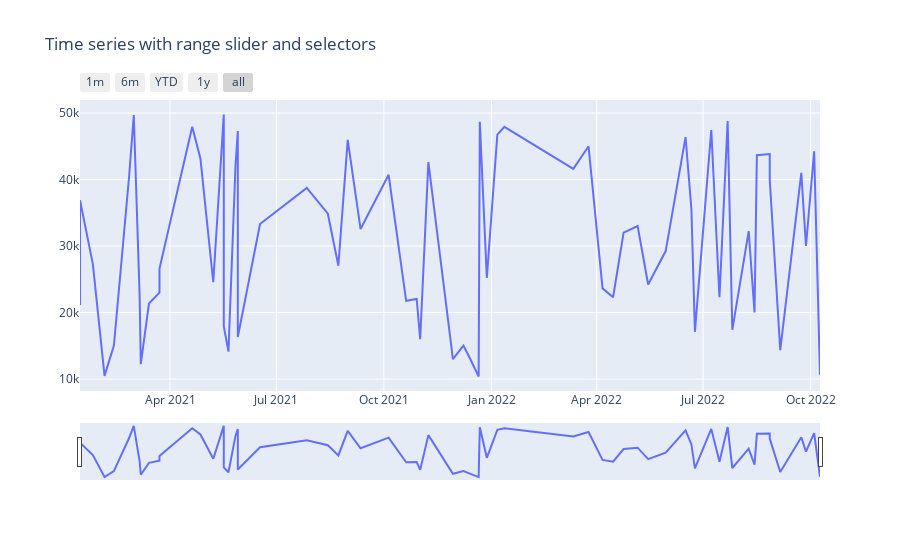

Here is the notebook cell this chart was saved with:
### Code cell
"""Showing the data of orders which are placed using offline method and having total amount less than 40000 and order date year is 2022"""
sql = "select order_date,total_amount \
from orders \
order by order_date;"
df_7 = pd.read_sql(sql, db)
print(df_7.dtypes)
# Create figure
fig = go.Figure()

fig.add_trace(
    go.Scatter(x=list(df_7.order_date), y=list(df_7.total_amount)))

# Set title
fig.update_layout(
    title_text="Time series with range slider and selectors"
)

# Add range slider
fig.update_layout(
    xaxis=dict(
        rangeselector=dict(
            buttons=list([
                dict(count=1,
                     label="1m",
                     step="month",
                     stepmode="backward"),
                dict(count=6,
                     label="6m",
                     step="month",
                     stepmode="backward"),
                dict(count=1,
                     label="YTD",
                     step="year",
                     stepmode="todate"),
                dict(count=1,
                     label="1y",
                     step="year",
                     stepmode="backward"),
                dict(step="all")
            ])
        ),
        rangeslider=dict(
            visible=True
        ),
        type="date"
    )
)

fig.show()

### Figure 1 — Plotly figure (JSON) as saved in the notebook; plotly's stock layout.template omitted (floating-point values rounded to 4 significant figures)
{"data": [{"x": ["2021-01-14T00:00:00", "2021-01-14T00:00:00", "2021-01-25T00:00:00", "2021-02-04T00:00:00", "2021-02-12T00:00:00", "2021-02-25T00:00:00", "2021-03-01T00:00:00", "2021-03-06T00:00:00", "2021-03-07T00:00:00", "2021-03-14T00:00:00", "2021-03-23T00:00:00", "2021-03-23T00:00:00", "2021-04-20T00:00:00", "2021-04-27T00:00:00", "2021-05-08T00:00:00", "2021-05-17T00:00:00", "2021-05-17T00:00:00", "2021-05-21T00:00:00", "2021-05-27T00:00:00", "2021-05-29T00:00:00", "2021-05-29T00:00:00", "2021-06-17T00:00:00", "2021-07-27T00:00:00", "2021-08-14T00:00:00", "2021-08-23T00:00:00", "2021-08-31T00:00:00", "2021-09-11T00:00:00", "2021-10-05T00:00:00", "2021-10-20T00:00:00", "2021-10-29T00:00:00", "2021-11-01T00:00:00", "2021-11-08T00:00:00", "2021-11-29T00:00:00", "2021-12-08T00:00:00", "2021-12-13T00:00:00", "2021-12-21T00:00:00", "2021-12-22T00:00:00", "2021-12-28T00:00:00", "2022-01-06T00:00:00", "2022-01-12T00:00:00", "2022-03-12T00:00:00", "2022-03-25T00:00:00", "2022-04-06T00:00:00", "2022-04-15T00:00:00", "2022-04-24T00:00:00", "2022-05-06T00:00:00", "2022-05-15T00:00:00", "2022-05-30T00:00:00", "2022-06-16T00:00:00", "2022-06-21T00:00:00", "2022-06-24T00:00:00", "2022-07-08T00:00:00", "2022-07-15T00:00:00", "2022-07-22T00:00:00", "2022-07-26T00:00:00", "2022-08-09T00:00:00", "2022-08-14T00:00:00", "2022-08-16T00:00:00", "2022-08-27T00:00:00", "2022-08-27T00:00:00", "2022-09-05T00:00:00", "2022-09-23T00:00:00", "2022-09-27T00:00:00", "2022-10-04T00:00:00", "2022-10-09T00:00:00"], "y": [21136, 36880, 27284, 10481, 15041, 40450, 49702, 22595, 12236, 21349, 22984, 26605, 47932, 43158, 24552, 49763, 17923, 14130, 42051, 47285, 16318, 33319, 38739, 34854, 27029, 45954, 32553, 40702, 21761, 22033, 15983, 42617, 12990, 15043, 13306, 10393, 48684, 25211, 46736, 47915, 41588, 45000, 23630, 22302, 32000, 33000, 24219, 29239, 46364, 35526, 17097, 47446, 22291, 48800, 17400, 32234, 20005, 43646, 43824, 40000, 14347, 41000, 30000, 44223, 10633], "type": "scatter"}], "layout": {"title": {"text": "Time series with range slider and selectors"}, "xaxis": {"rangeslider": {"visible": true}, "rangeselector": {"buttons": [{"count": 1, "label": "1m", "step": "month", "stepmode": "backward"}, {"count": 6, "label": "6m", "step": "month", "stepmode": "backward"}, {"count": 1, "label": "YTD", "step": "year", "stepmode": "todate"}, {"count": 1, "label": "1y", "step": "year", "stepmode": "backward"}, {"step": "all"}]}, "type": "date"}}}
